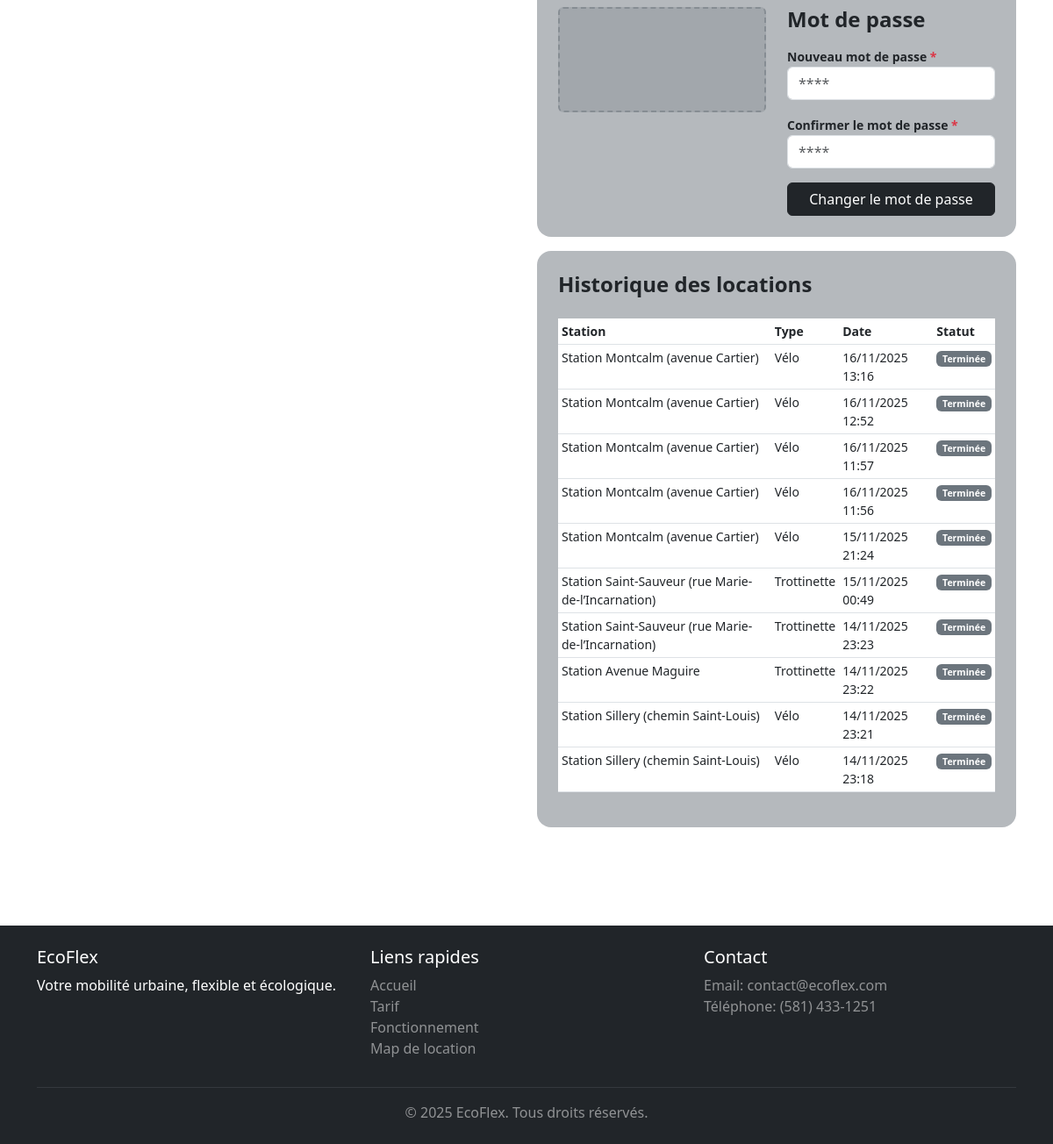
/profil/ (signed in, lower part), run on an earlier commit of the app's database.
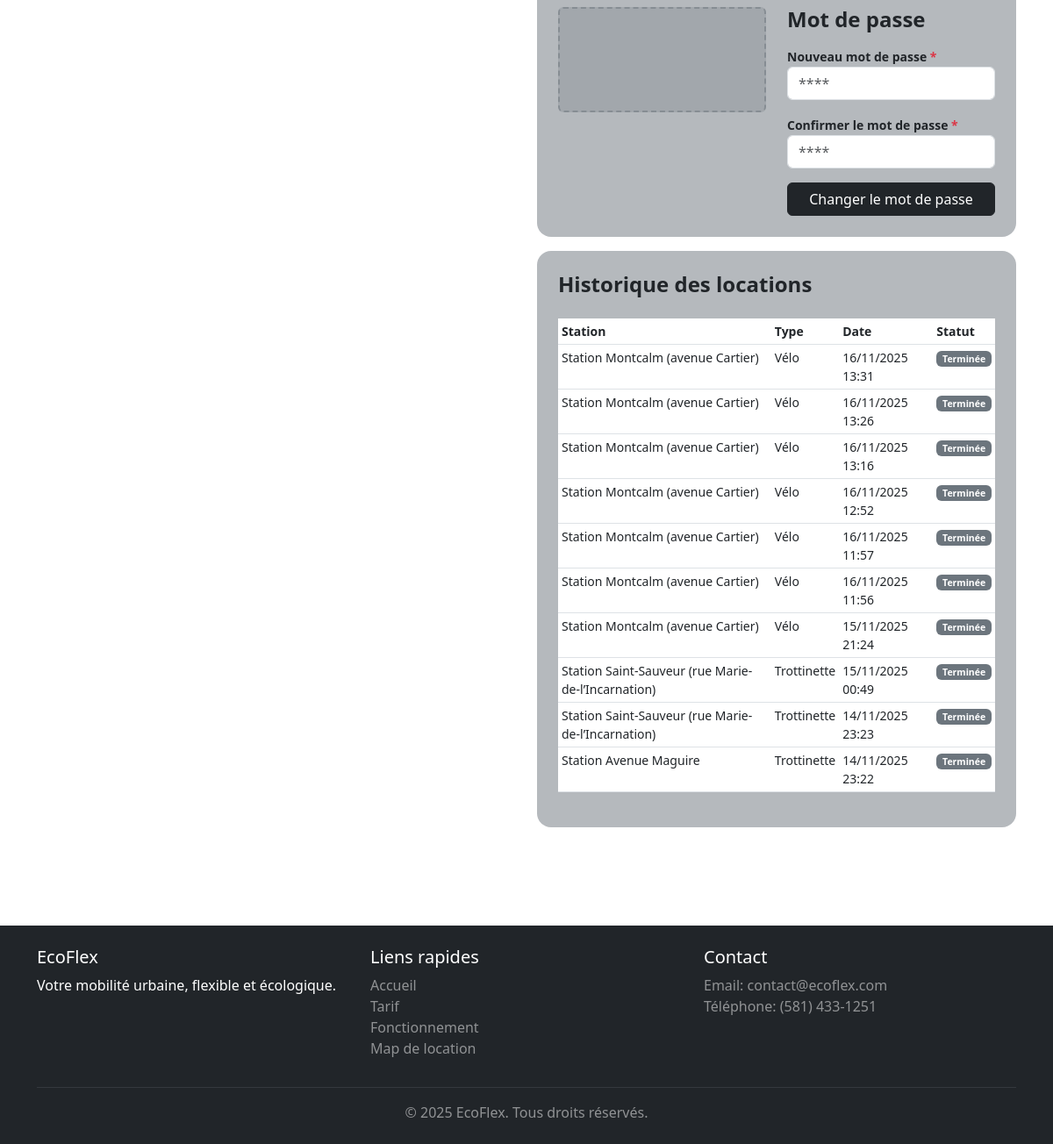
And on a later commit of the database.
### ecoflex/models.py (models this page shows, shortened)
class Location(models.Model):
    utilisateur = models.ForeignKey(settings.AUTH_USER_MODEL, on_delete=models.CASCADE, related_name='locations')
    station = models.ForeignKey(Station, on_delete=models.CASCADE, related_name='locations')
    date_location = models.DateTimeField(auto_now_add=True)
    date_retour = models.DateTimeField(null=True, blank=True)
    numero_permis_utilise = models.CharField(max_length=5)
    statut = models.CharField(
        max_length=20,
        choices=[
            ('en_cours', 'En cours'),
            ('terminee', 'Terminée'),
        ],
        default='en_cours'
    )
    class Meta:
        ordering = ['-date_location']
        verbose_name = 'Location'
        verbose_name_plural = 'Locations'

class Station(models.Model):
    TYPE_VEHICULE = [
        ("velo", "Vélo"),
        ("trottinette", "Trottinette"),
        ("voiture", "Voiture"),
    ]
    nom = models.CharField(max_length=100)
    latitude = models.FloatField()
    longitude = models.FloatField()
    type_vehicule = models.CharField(max_length=20, choices=TYPE_VEHICULE)
    capacite = models.PositiveIntegerField(default=0)
    actif = models.BooleanField(default=True)
    class Meta:
        verbose_name = "Station"
        verbose_name_plural = "Stations"

### ecoflex/views.py (the view)
# urls.py: path('profil/', views.profil, name='profil'),
def profil(request):
    if request.user.is_authenticated:
        dernieres_locations = Location.objects.filter(utilisateur=request.user).order_by('-date_location')[:10]
        return render(request, 'ecoflex/profil.html', {
            'dernieres_locations': dernieres_locations
        })
    return render(request, 'ecoflex/profil.html')

### ecoflex/templates/ecoflex/profil.html (shortened to what this page needs)
{% extends 'base.html' %}
{% load static %}
{% block content %}
{% if user.is_authenticated %}
<div class="container my-4">
    <div class="row">
        <div class="col-md-6">
        </div>
        <div class="col-md-6">
            <div class="bg-secondary bg-opacity-50 rounded-4 p-4 mb-3">
                <div class="row">
                    <div class="col-6">
                        <div class="bg-secondary bg-opacity-25 border border-2 border-secondary border-opacity-50 rounded"
                            style="height: 120px; border-style: dashed !important;"></div>
                    </div>
                    <div class="col-6">
                        <h3 class="h4 fw-bold mb-3">Mot de passe</h3>
                        <div class="mb-3">
                            <label class="fw-semibold small">Nouveau mot de passe <span
                                    class="text-danger">*</span></label>
                            <input type="password" class="form-control" placeholder="****">
                        </div>
                        <div class="mb-3">
                            <label class="fw-semibold small">Confirmer le mot de passe <span
                                    class="text-danger">*</span></label>
                            <input type="password" class="form-control" placeholder="****">
                        </div>
                        <button class="btn btn-dark w-100">Changer le mot de passe</button>
                    </div>
                </div>
            </div>
            <div class="bg-secondary bg-opacity-50 rounded-4 p-4 mb-3">
                <h2 class="h4 fw-bold mb-4">Historique des locations</h2>
                {% if dernieres_locations %}
                    <div class="table-responsive">
                        <table class="table table-sm">
                            <thead>
                                <tr>
                                    <th class="small">Station</th>
                                    <th class="small">Type</th>
                                    <th class="small">Date</th>
                                    <th class="small">Statut</th>
                                </tr>
                            </thead>
                            <tbody>
                                {% for location in dernieres_locations %}
                                <tr>
                                    <td class="small">{{ location.station.nom }}</td>
                                    <td class="small">{{ location.station.get_type_vehicule_display }}</td>
                                    <td class="small">{{ location.date_location|date:"d/m/Y H:i" }}</td>
                                    <td class="small">
                                        {% if location.statut == 'en_cours' %}
                                            <span class="badge bg-success">En cours</span>
                                        {% else %}
                                            <span class="badge bg-secondary">Terminée</span>
                                        {% endif %}
                                    </td>
                                </tr>
                                {% endfor %}
                            </tbody>
                        </table>
                    </div>
                {% else %}
                    <p class="small text-muted text-center py-3">Aucune location enregistrée</p>
                {% endif %}
            </div>
        </div>
    </div>
</div>
{% endif %}
{% endblock %}

### ecoflex/templates/base.html (shortened to what this page needs)
{% load static %}
<!DOCTYPE html>
<html lang="fr">
<head>
    <link href="https://cdn.jsdelivr.net/npm/bootstrap@5.3.0/dist/css/bootstrap.min.css" rel="stylesheet">
</head>
<body>
    <main class="py-4">
        {% block content %}
        {% endblock %}
    </main>
    <footer class="bg-dark text-white py-4 mt-5">
        <div class="container">
            <div class="row">
                <div class="col-md-4">
                    <h5>EcoFlex</h5>
                    <p>Votre mobilité urbaine, flexible et écologique.</p>
                </div>
                <div class="col-md-4">
                    <h5>Liens rapides</h5>
                    <ul class="list-unstyled">
                        <li><a href="{% url 'accueil' %}" class="text-white-50 text-decoration-none">Accueil</a></li>
                        <li><a href="{% url 'tarif' %}" class="text-white-50 text-decoration-none">Tarif</a></li>
                        <li><a href="{% url 'fonctionnement' %}"
                                class="text-white-50 text-decoration-none">Fonctionnement</a></li>
                        <li><a href="{% url 'map_location' %}" class="text-white-50 text-decoration-none">Map de
                                location</a></li>
                    </ul>
                </div>
                <div class="col-md-4">
                    <h5>Contact</h5>
                    <p class="text-white-50">
                        Email: contact@ecoflex.com<br>
                        Téléphone: (581) 433-1251
                    </p>
                </div>
            </div>
            <hr class="my-3 border-secondary">
            <div class="text-center">
                <p class="mb-0 text-white-50">&copy; 2025 EcoFlex. Tous droits réservés.</p>
            </div>
        </div>
    </footer>
</body>
</html>

What changed in the data, as far as the page shows it:
removed Location: station.nom "Station Sillery (chemin Saint-Louis)", station.type_vehicule "Vélo", date_location "14/11/2025 23:21", statut "Terminée"
removed Location: station.nom "Station Sillery (chemin Saint-Louis)", station.type_vehicule "Vélo", date_location "14/11/2025 23:18", statut "Terminée"
added Location: station.nom "Station Montcalm (avenue Cartier)", station.type_vehicule "Vélo", date_location "16/11/2025 13:31", statut "Terminée"
added Location: station.nom "Station Montcalm (avenue Cartier)", station.type_vehicule "Vélo", date_location "16/11/2025 13:26", statut "Terminée"
